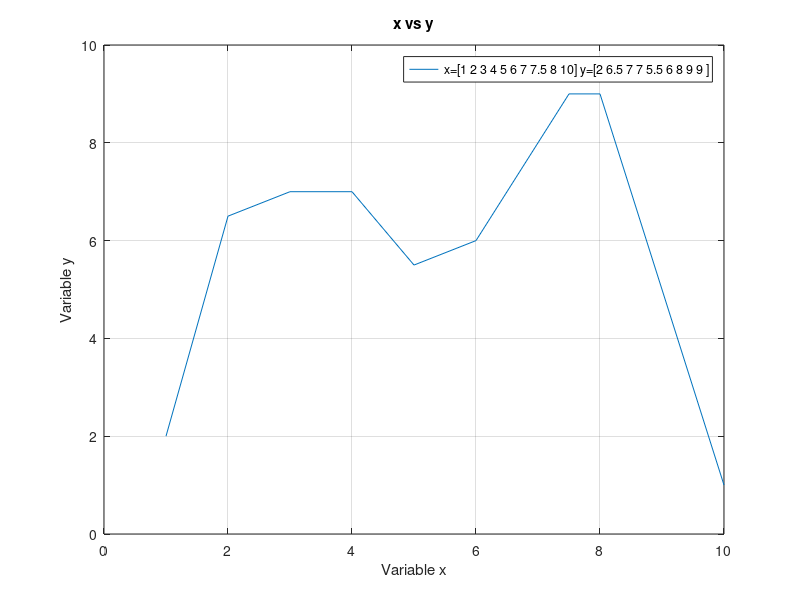

Source code (MATLAB):
x=[1 2 3 4 5 6 7 7.5 8 10];
y=[2 6.5 7 7 5.5 6 8 9 9 1 ];
plot(x,y);
grid on;
xlabel('Variable x');
# Hamara Neta kasia ho Nikhil Gupta jaisa ho
ylabel('Variable y');
title('x vs y');
legend('x=[1 2 3 4 5 6 7 7.5 8 10] y=[2 6.5 7 7 5.5 6 8 9 9 ]')
